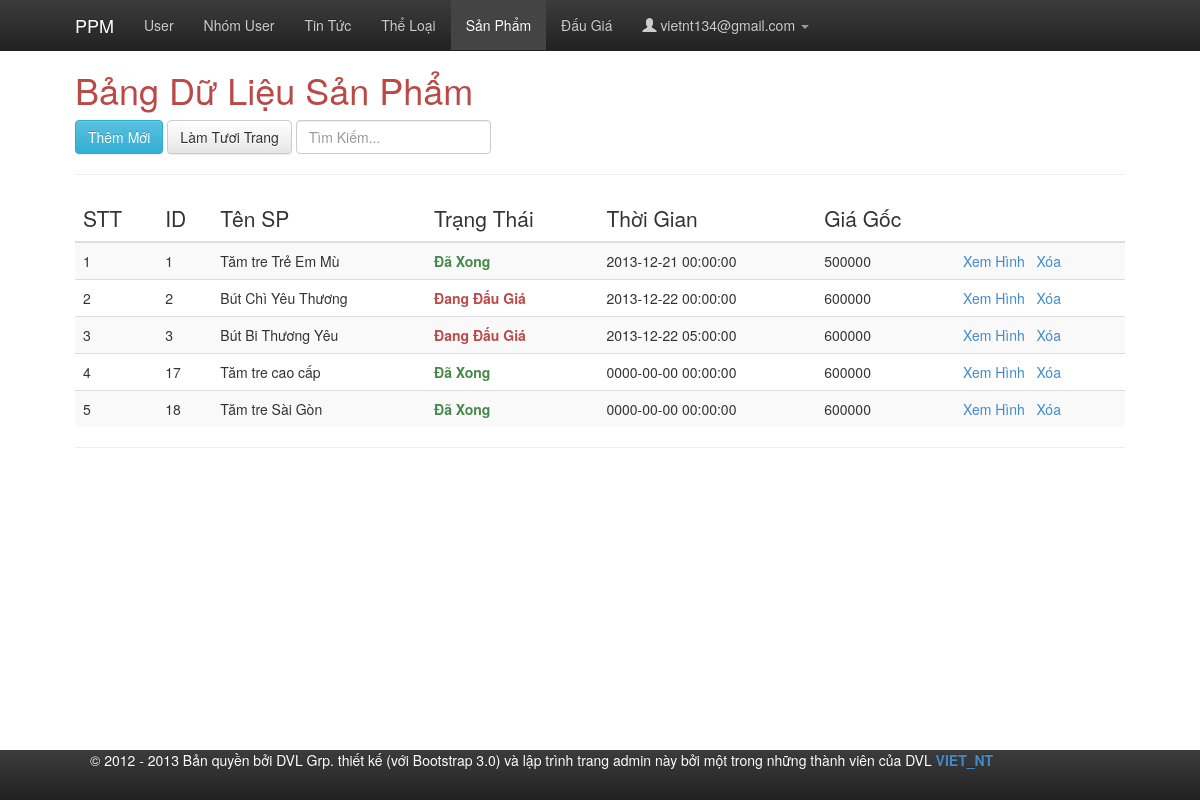
Screenshot of /admin/index-admin.php?changePage=8 (signed in) with the database file from the repository.
### tables this page shows
CREATE TABLE IF NOT EXISTS `sanpham` (
  `sp_id` int(11) NOT NULL AUTO_INCREMENT,
  `sp_name` varchar(45) NOT NULL,
  `sp_status` int(45) NOT NULL,
  `sp_time` datetime NOT NULL,
  `sp_price_goc` varchar(45) NOT NULL,
  `sp_image` varchar(255) NOT NULL,
  PRIMARY KEY (`sp_id`)
);

### admin/include/spForm.php (the view, shortened to what this page needs)
<?php
$query = "select * from sanpham order by sanpham.sp_id asc";
$result = mysql_query($query);
?>
<h1 class="text-danger">Bảng Dữ Liệu Sản Phẩm</h1>
<div class="btn-group">
	<a href="index-admin.php?changePage=10" class="btn btn-info">Thêm Mới</a>
</div>
<div class="btn-group">
	<a href="index-admin.php?changePage=8" class="btn btn-default">Làm Tươi Trang</a>
</div>
<div class="btn-group">
	<input placeholder="Tìm Kiếm..." type="search" name="search" class="form-control" value="" id="id_search" />
</div>
<hr id="Eight" />
<div id="tableEight" class="table-responsive">
	<table class="table table-striped table-hover">
		<thead>
			<tr>
				<th class="lead">STT</th>
				<th class="lead">ID</th>
				<th class="lead">Tên SP</th>
				<th class="lead">Trạng Thái</th>
				<th class="lead">Thời Gian</th>
				<th class="lead">Giá Gốc</th>
				<th>&nbsp;</th>
			</tr>
		</thead>
		<tbody>
			<?php
			$i = 1;
			if($result){
			while ($row = mysql_fetch_array($result)) {
			?>
			<tr>
				<td><?php echo($i++); ?></td>
				<td><?php echo($row['0'])?></td>
				<td><?php echo($row['1']); ?></td>
				<td>
					<?php
					if($row['2']==0)
				 		echo(" <strong class='text-success'>Đã Xong</strong>");
					else {
						echo(" <strong class='text-danger'>Đang Đấu Giá</strong>");
					}
				 	?>
				 </td>
				<td><?php echo($row['3']); ?></td>
				<td><?php echo($row['4']); ?></td>
				<td>
					<a target="_blank" href="<?php echo($row['5']);?>">Xem Hình</a>
					<a href="addEditDelete/deleteOneSP.php?spID=<?php echo($row['0']); ?>&spName=<?php echo($row['1']); ?>">Xóa</a>
				</td>
			</tr>
			<?php
			}
			}
			?>
		</tbody>
	</table>
</div>
<hr />

### admin/css/docs.css (style rules this page uses)
body { position: relative; padding-top: 50px; }

### admin/js/wysibb/theme/default/wbbtheme.css (style rules this page uses)
html { height:100% !important; }

### rows the page displays
sanpham: sp_id "1", sp_name "Tăm tre Trẻ Em Mù", sp_status "Đã Xong", sp_time "2013-12-21 00:00:00", sp_price_goc "500000"
sanpham: sp_id "2", sp_name "Bút Chì Yêu Thương", sp_status "Đang Đấu Giá", sp_time "2013-12-22 00:00:00", sp_price_goc "600000"
sanpham: sp_id "3", sp_name "Bút Bi Thương Yêu", sp_status "Đang Đấu Giá", sp_time "2013-12-22 05:00:00", sp_price_goc "600000"
sanpham: sp_id "17", sp_name "Tăm tre cao cấp", sp_status "Đã Xong", sp_time "0000-00-00 00:00:00", sp_price_goc "600000"
sanpham: sp_id "18", sp_name "Tăm tre Sài Gòn", sp_status "Đã Xong", sp_time "0000-00-00 00:00:00", sp_price_goc "600000"

### other values shown
$_SESSION["adminLog"] "vietnt134@gmail.com"
